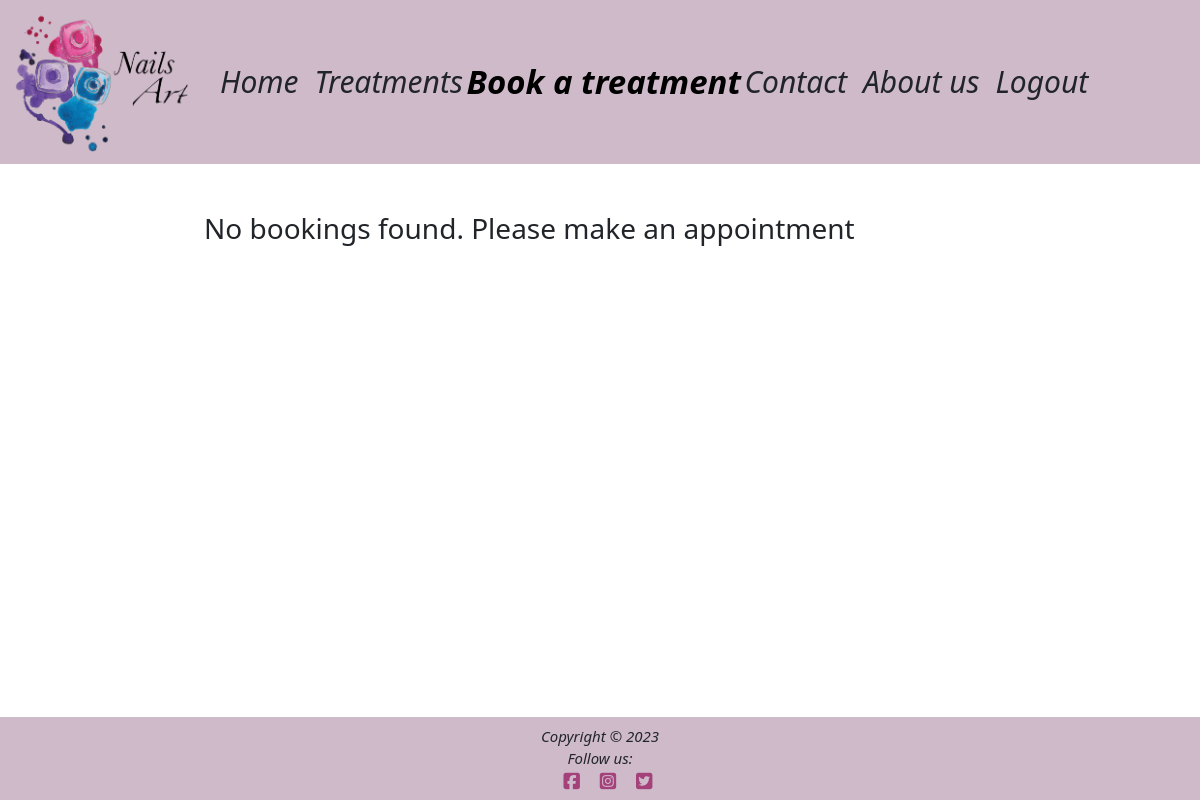
/book-a-treatment/ (signed in), run on an earlier commit of the app's database.
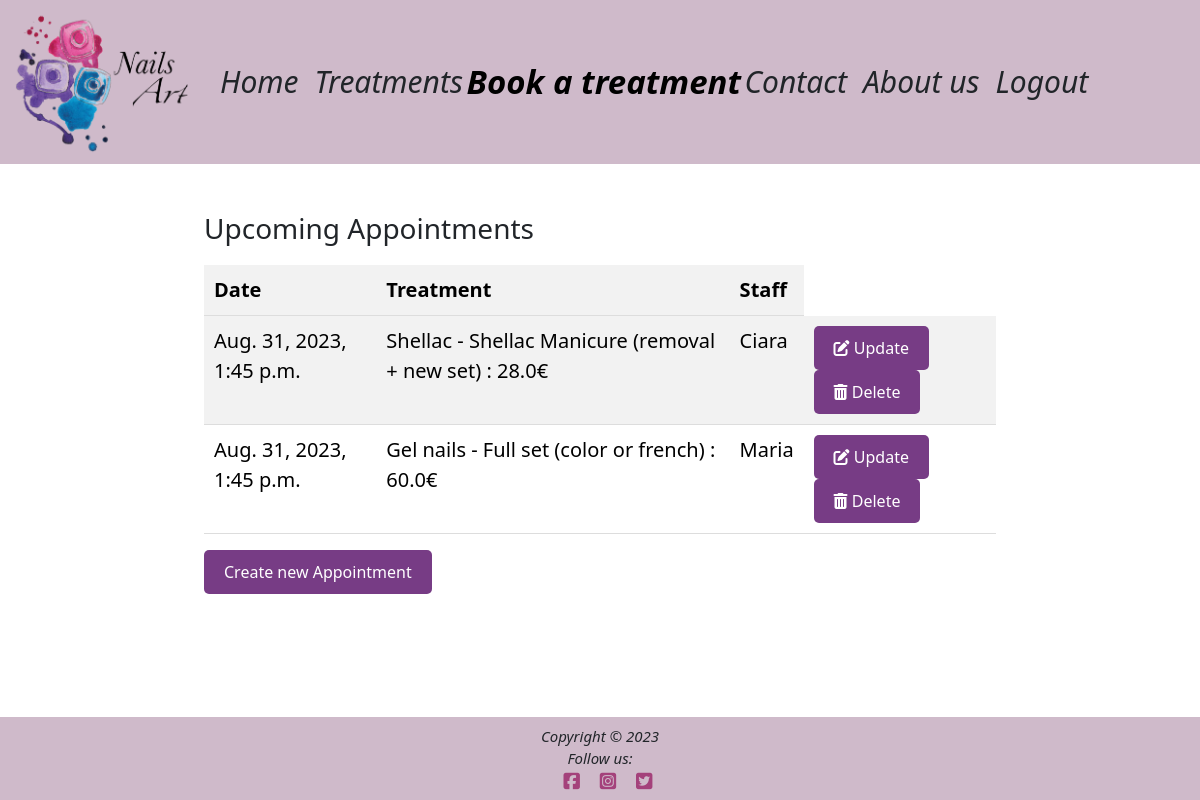
And on a later commit of the database.
### book_a_treatment/models.py (models this page shows, shortened)
class Booking(models.Model):
    staff = models.ForeignKey(Staff, on_delete=models.CASCADE)
    treatment = models.ForeignKey(treatmentModels.Treatment, on_delete=models.CASCADE)
    user = models.ForeignKey(
        settings.AUTH_USER_MODEL, on_delete=models.CASCADE)
    date = models.DateTimeField(null=False, blank=False)

class Staff(models.Model):
    name = models.CharField(max_length=100, null=False, blank=False)
    def __str__(self):
        return self.name

### treatments/models.py (models this page shows)
class Treatment(models.Model):
    name = models.CharField(max_length=100, null=False, blank=False)
    price = models.FloatField(null=False, blank=False, default=0.0)
    treatmentType = models.ForeignKey(TreatmentType, on_delete=models.CASCADE)
    def __str__(self):
        return f"{self.treatmentType} - {self.name} : {self.price}€"

class TreatmentType(models.Model):
    name = models.CharField(max_length=50, null=False, blank=False)
    def __str__(self):
        return self.name

### book_a_treatment/views.py (the view)
# urls.py: path('', views.get_booking_list, name='booking-list'),
def get_booking_list(request):
    if not request.user.is_authenticated:
        return render(request,'booking/list.html')
    bookings = Booking.objects.filter(Q(user=request.user) & Q(date__gte=date.today())).order_by('date')
    context = {
        'bookings' : bookings
    }
    return render(request,'booking/list.html', context)

### templates/booking/list.html
{% extends "base.html" %} {% block content %}
<div class="container-fluid mx-0 px-0">
    <div class="row">
        <div class="col-md-8 offset-md-2 mt-5 background-booking">
            {% if not user.is_authenticated %}
            Please <a href="/accounts/login">sign in</a> in order to make a booking!
            {% else %}
            {% if bookings|length == 0 %}
            <h3>No bookings found. Please make an appointment</h3>
            {% else %}
            <h3>Upcoming Appointments</h3>
            <div class="book-a-treatment">
                <table class="table table-striped">
                    <thead>
                        <tr>
                            <th>Date</th>
                            <th>Treatment</th>
                            <th>Staff</th>
                        </tr>
                    </thead>
                    <tbody>
                        {% for booking in bookings %}
                        <tr>
                            <td>{{ booking.date }}</td>
                            <td>{{ booking.treatment }}</td>
                            <td>{{ booking.staff }}</td>
                            <td>
                                <a class="btn btn-warning btn-sm">
                                    <i class="fas fa-edit"></i> Update
                                </a>
                                <a class="btn btn-danger btn-sm">
                                    <i class="fas fa-trash-alt"></i> Delete
                                </a>
                            </td>
                        </tr>
                        {% endfor %}
                    </tbody>
                </table>
            </div>
            <a href="/book-a-treatment/add" class="btn">Create new Appointment</a>
            {% endif %}
            {% endif %}
        </div>
    </div>
</div>
{% endblock %}

### templates/base.html (shortened to what this page needs)
{% load static %}
<!DOCTYPE html>
<html lang="en">
<head>
    <link href="https://cdn.jsdelivr.net/npm/bootstrap@5.3.1/dist/css/bootstrap.min.css" rel="stylesheet"
 />
    <link href="{% static 'css/style.css' %}" rel="stylesheet" />
</head>
<body>
    <nav class="main-menu navbar navbar-expand-lg navbar-light">
        <div class="container-fluid">
            <div class="row">
                <div id="logo" class="col-6 offset-3 offset-lg-0 col-lg-2 col  order-md-fixrst">
                    <a href="/"><img class="img-fluid" src="{% static 'media/header-photo.png' %}" alt="Nails Art"></a>
                </div>
                <div class="collapse navbar-collapse col-7 col-md-7 col-lg-1" id="navbarNav">
                    <ul class="navbar-nav me-auto mb-2 mb-lg-0">
                        <li class="nav-item"><a id="homeMenu" class="nav-link" href="/"
                                aria-label="Go to homepage">Home</a>
                        </li>
                        <li class="nav-item"><a id="treatmentsMenu" class="nav-link" href="/treatments"
                                aria-label="Go to treatment section">
                                Treatments</a></li>
                        <li class="nav-item"><a id="bookTreatmentMenu" class="nav-link" href="/book-a-treatment"
                                aria-label="Go to booking section">Book
                                a treatment</a></li>
                        <li class="nav-item"><a id="contactMenu" class="nav-link" href="/contact"
                                aria-label="Go to contact section">Contact</a></li>
                        <li class="nav-item"><a id="aboutUsMenu" class="nav-link" href="/about-us"
                                aria-label="Go to about us section">About us</a></li>
                        {% if user.is_authenticated %}
                        <li class="nav-item"><a id="logoutMenu" class="nav-link" href="/accounts/logout"
                                aria-label="Logout">Logout</a>
                        </li>
                        {% else %}
                        <li class="nav-item"><a id="loginMenu" class="nav-link" href="/accounts/login"
                                aria-label="Go to Login section">Login/Register</a>
                        </li>
                        {% endif %}
                    </ul>
                </div>
            </div>
        </div>
    </nav>
    {% block content %}{% endblock %}
    <footer class="footer mt-auto py-2 ">
        <p class="m-0 text-center ">Copyright © 2023</p>
        <p class="m-0 text-center ">Follow us: </p>
        <div class="text-center">
            <a href="https://www.facebook.com" target="_blank" rel="noopener" aria-label="Link to facebook page"></a>
            <a href="https://www.instagram.com" target="_blank" rel="noopener" aria-label="Link to instagram page"></a>
            <a href="https://www.twitter.com" target="_blank" rel="noopener" aria-label="Link to twitter page"></a>
        </div>
    </footer>
</body>
</html>

### static/css/style.css (style rules this page uses)
.main-menu ul li { display: inline; font-family: Gabriola, sans; font-size: 30px; text-align: center; font-weight: normal; }
.main-menu { z-index: 999; -webkit-transition: all ease 0.4s; transition: all ease 0.4s; background-color: rgb(207, 186, 202); }
.main-menu a { color: inherit; text-decoration: none; padding-right: 30px; font-style: oblique; }
#navbarNav li>a.active { transform: scale(1.1); font-weight: bold; }
nav { padding: 3rem; }
.book-a-treatment { margin-top: 20px; }
.book-a-treatment table { width: 100%; border-collapse: collapse; }
.book-a-treatment th, .book-a-treatment td { padding: 10px; text-align: left; border-bottom: 1px solid #ddd; }
.book-a-treatment th { background-color: #f2f2f2; }
.background-booking { font-size: 20px; }
footer { background-color: rgb(207, 186, 202); padding: 1em; text-align: center; width: 100%; position: fixed; bottom: 0; right: 0; z-index: 6; display: block; font-size: 15px; font-style: oblique; }
.btn { display: inline-block; padding: 10px 20px; background-color: #773c85; color: #ffffff; border: none; border-radius: 5px; cursor: pointer; text-align: center; text-decoration: none; font-size: 16px; }

What changed in the data, as far as the page shows it:
added Booking: date "Aug. 31, 2023, 1:45 p.m.", treatment "Shellac - Shellac Manicure (removal + new set) : 28.0€", staff "Ciara"
added Booking: date "Aug. 31, 2023, 1:45 p.m.", treatment "Gel nails - Full set (color or french) : 60.0€", staff "Maria"
Also different on the page:
text no longer shown: "No bookings found. Please make an appointment"
text now shown: "Upcoming Appointments Date Treatment Staff Create new Appointment"
